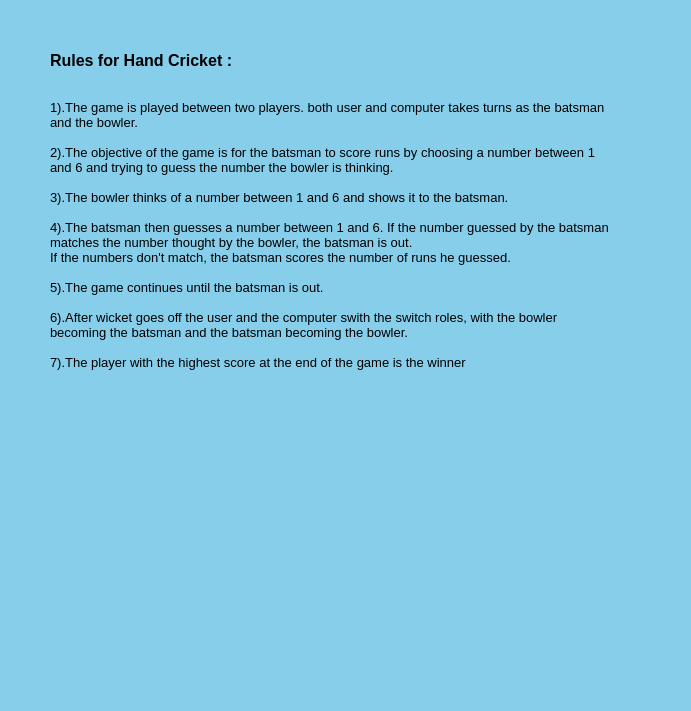
<?xml version="1.0" encoding="UTF-8"?>
<ui version="4.0">
 <class>MainWindow</class>
 <widget class="QMainWindow" name="MainWindow">
  <property name="geometry">
   <rect>
    <x>0</x>
    <y>0</y>
    <width>691</width>
    <height>711</height>
   </rect>
  </property>
  <property name="windowTitle">
   <string>MainWindow</string>
  </property>
  <property name="styleSheet">
   <string notr="true">background-color:skyblue;</string>
  </property>
  <widget class="QWidget" name="centralwidget">
   <widget class="QLabel" name="label">
    <property name="geometry">
     <rect>
      <x>50</x>
      <y>100</y>
      <width>561</width>
      <height>591</height>
     </rect>
    </property>
    <property name="font">
     <font>
      <pointsize>10</pointsize>
     </font>
    </property>
    <property name="styleSheet">
     <string notr="true">background-color:skyblue;</string>
    </property>
    <property name="text">
     <string>1).The game is played between two players. both user and computer takes turns as the batsman and the bowler.

2).The objective of the game is for the batsman to score runs by choosing a number between 1 and 6 and trying to guess the number the bowler is thinking.

3).The bowler thinks of a number between 1 and 6 and shows it to the batsman.

4).The batsman then guesses a number between 1 and 6. If the number guessed by the batsman matches the number thought by the bowler, the batsman is out. 
If the numbers don't match, the batsman scores the number of runs he guessed.

5).The game continues until the batsman is out.

6).After wicket goes off the user and the computer swith the switch roles, with the bowler becoming the batsman and the batsman becoming the bowler.

7).The player with the highest score at the end of the game is the winner</string>
    </property>
    <property name="alignment">
     <set>Qt::AlignLeading|Qt::AlignLeft|Qt::AlignTop</set>
    </property>
    <property name="wordWrap">
     <bool>true</bool>
    </property>
   </widget>
   <widget class="QLabel" name="label_2">
    <property name="geometry">
     <rect>
      <x>50</x>
      <y>40</y>
      <width>261</width>
      <height>41</height>
     </rect>
    </property>
    <property name="font">
     <font>
      <pointsize>12</pointsize>
      <weight>75</weight>
      <bold>true</bold>
     </font>
    </property>
    <property name="text">
     <string>Rules for Hand Cricket :</string>
    </property>
   </widget>
  </widget>
  <widget class="QMenuBar" name="menubar">
   <property name="geometry">
    <rect>
     <x>0</x>
     <y>0</y>
     <width>691</width>
     <height>26</height>
    </rect>
   </property>
  </widget>
  <widget class="QStatusBar" name="statusbar"/>
 </widget>
 <resources/>
 <connections/>
</ui>
